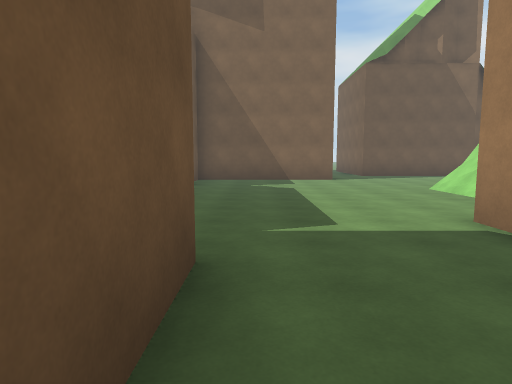
[1] (above)

24 first-person views from a walk through a scene from a Unity 3-D project. The camera is 1.5 m above the floor, tilts 6° down and sees 75° across. The floor is counted in squares, 2 m on a side. Each view is taken from the middle of a square. On the plan, view 1 faces up. The plan holds only what a view shows up to about 11 squares ahead; the rest is blank. The place goes on beyond the plan. The player character is not drawn.

[2]
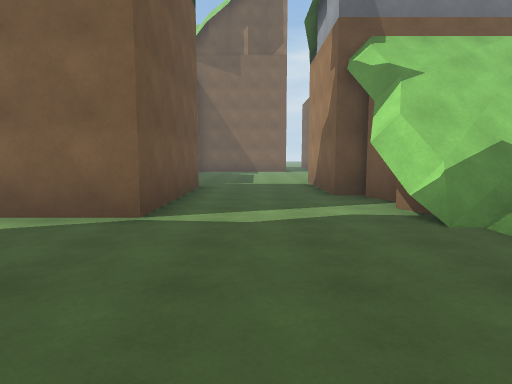

[3]
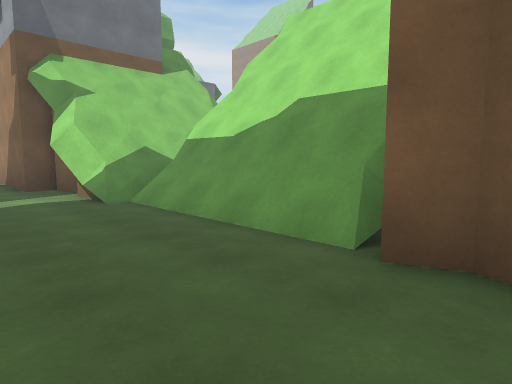

[4]
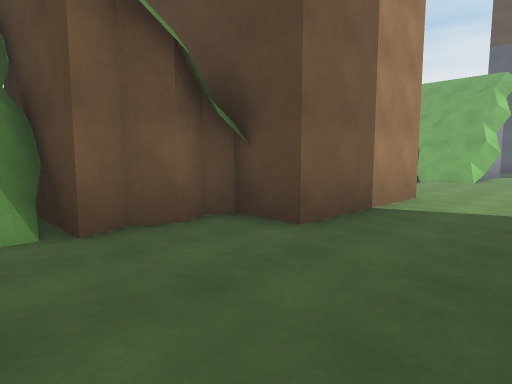

[5]
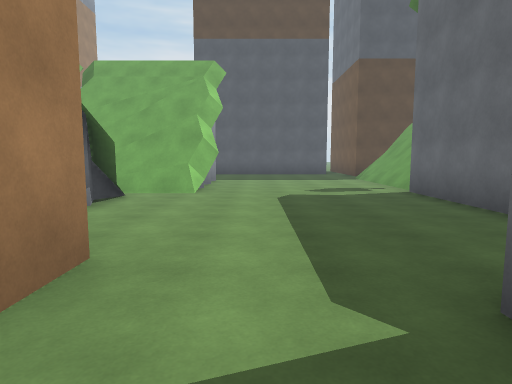

[6]
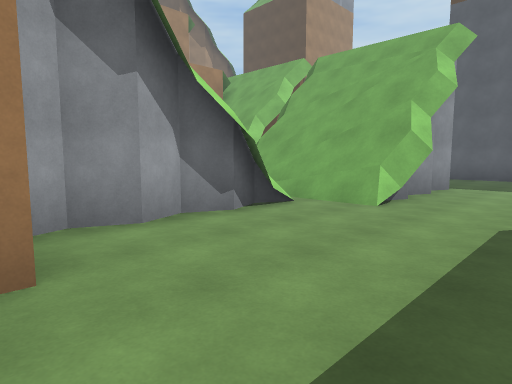

[7]
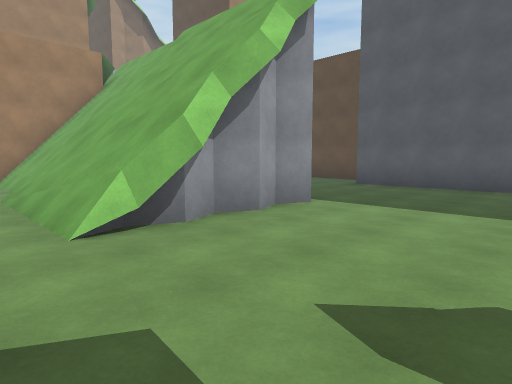

[8]
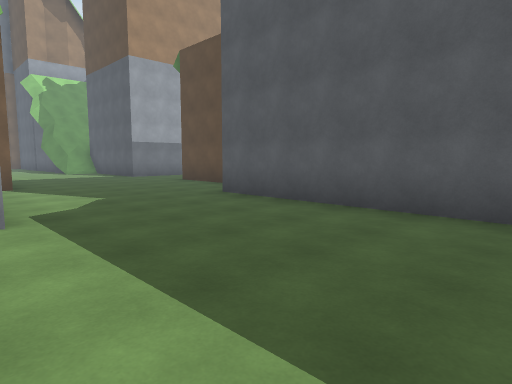

[9]
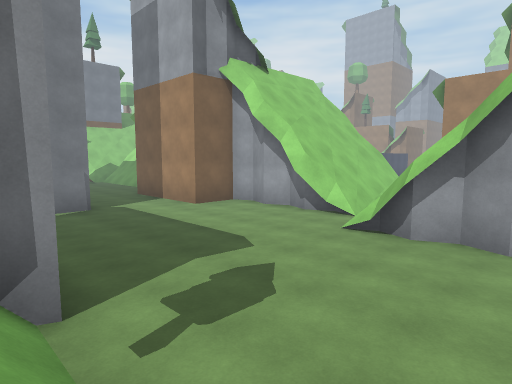

[10]
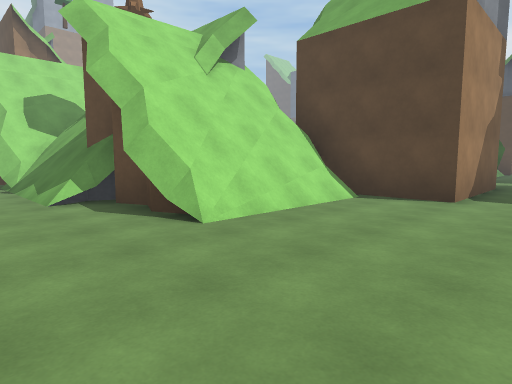

[11]
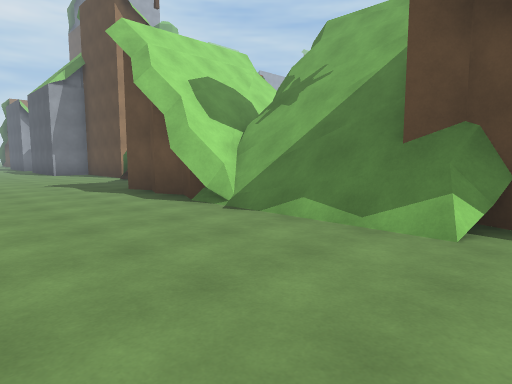

[12]
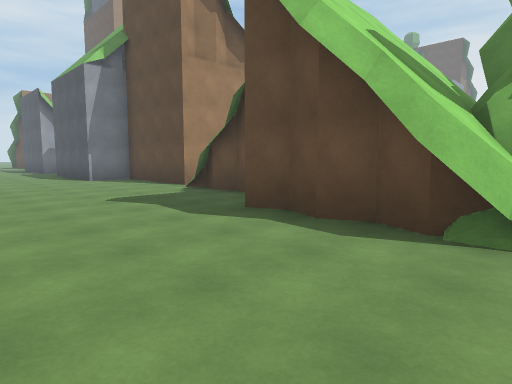

[13]
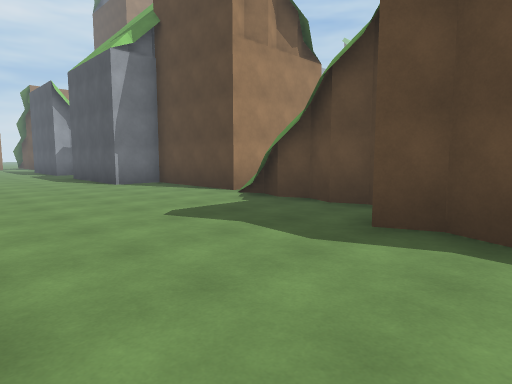

[14]
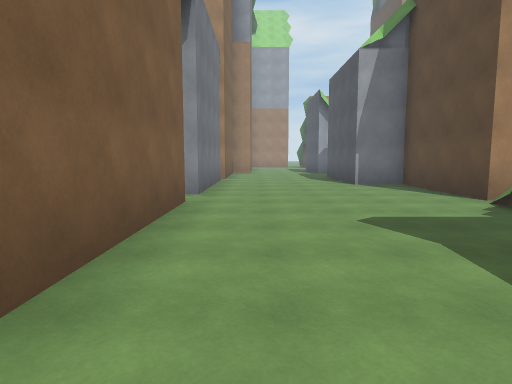

[15]
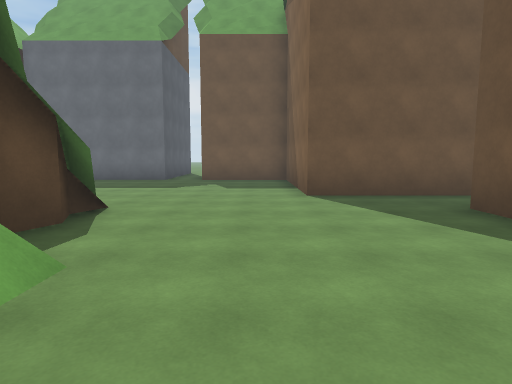

[16]
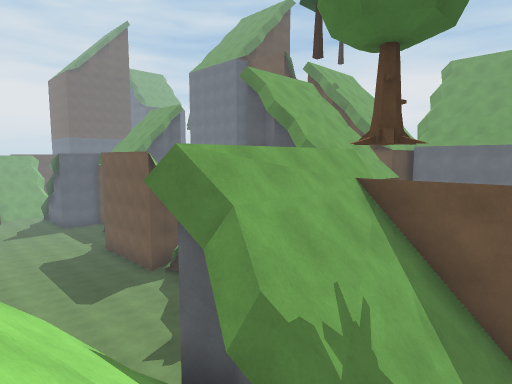

[17]
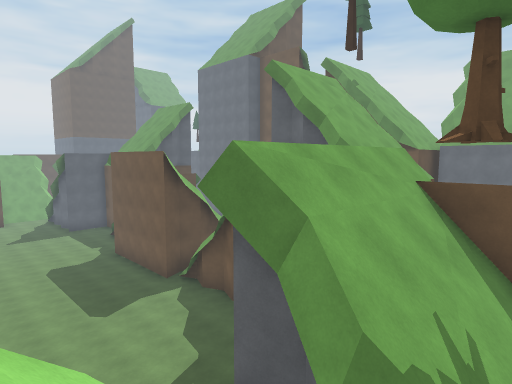

[18]
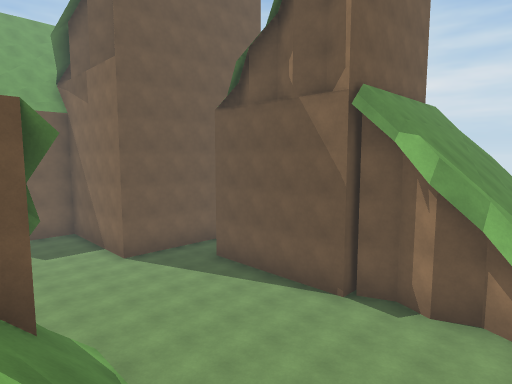

[19]
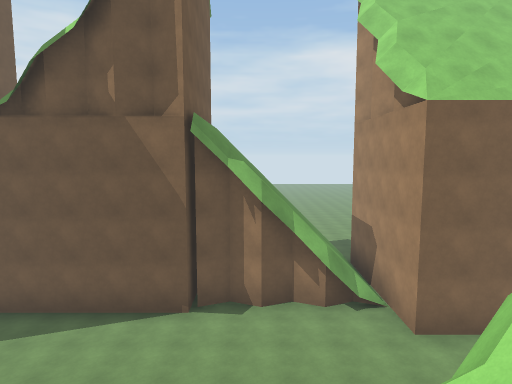

[20]
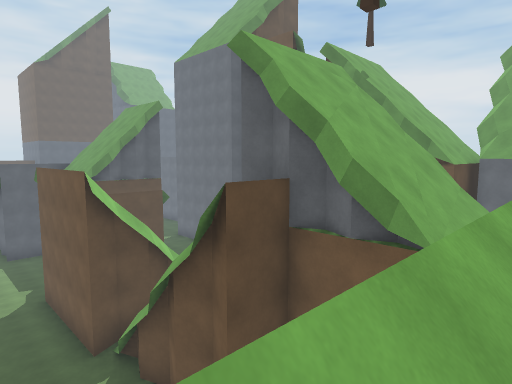

[21]
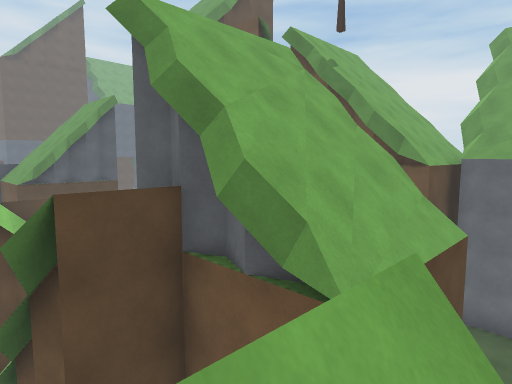

[22]
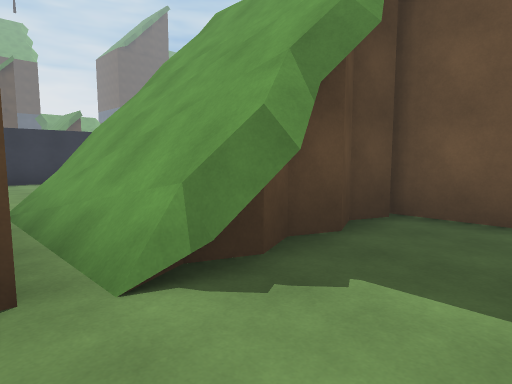

[23]
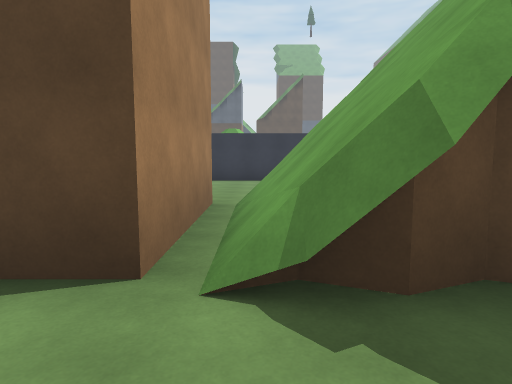

[24]
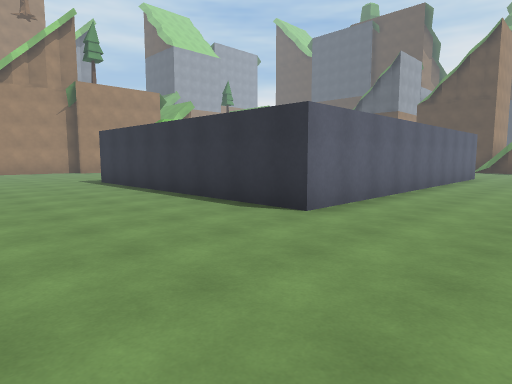

### Floor plan
Key: @ floor where view 1 was taken; # wall or solid block; x gap in a wall; . main floor; : floor 2.75 m higher than the main floor; + floor 3 m higher than the main floor; * floor 4.75 m higher than the main floor; % floor 5 m higher than the main floor; & floor 6.75 m higher than the main floor; / step, stairs or slope; = window, fence, low wall or low ledge; v drop or lower ground; O other object.
Columns run from 3 left of view 1 to 23 right of it. Each row starts with its distance up from view 1.
 14      #.##  #////#
 13      #..####...######
 12      #................# ///
 11  #####.....................
 10  #.........................
  9  #............#............
  8  ....../#.##/////=......OOO
  7  #.....////=/////=###OOO#
  6  #.....///////#//v*:##
  5  #.....///#/// xx *: #
  4  #....###//       x  O
  3  #....#     ..      ..
  2  ##...#  # .......  ..
  1   #...OOO#&.............
  0   #@..# %##...............
 -1   #...# ++#...............
 -2  ##...#=/ #.....########.
 -3  ......///#.....#    O
 -4    ..../////....#
 -5    ..../////....#
 -6    ..../// =. ..#
 -7     ...= = .. ..#
 -8     ...    .. ..#
 -9     ..OOO      .#
-10     ..O        .#
-11   ##...O       .#
-12   ....#O#O
-13  ......///
-14  /.....////
-15  /.....////
-16  /.....////
-17 x..../////...
-18 /....#///  ///
-19 /.....//// ///
-20 /....##  x ///#
-21 /.........#///
-22  .............
-23  .............
-24  ............
-25   #####.....

Positions as (right, up) in squares from view 1, and headings:
1: (0, 0), facing up
2: (1, -6), facing up
3: (1, -8), facing up-right
4: (0, -6), facing down-right
5: (1, -10), facing down
6: (0, -12), facing down-right
7: (-1, -16), facing down-right
8: (-2, -20), facing down-right
9: (-3, -20), facing up-right
10: (1, 10), facing down-right
11: (6, 12), facing down-right
12: (10, 12), facing down-right
13: (12, 12), facing down-right
14: (12, 11), facing right
15: (9, 10), facing left
16: (13, 8), facing down-left
17: (13, 7), facing down-left
18: (12, 7), facing up-left
19: (10, 6), facing up
20: (10, 5), facing down-left
21: (8, 5), facing down-left
22: (18, 9), facing down-left
23: (17, 9), facing down
24: (10, 2), facing down-right
